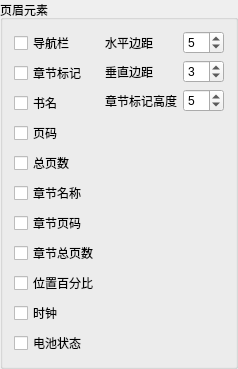
            <widget class="QGroupBox" name="groupBox">
             <property name="title">
              <string>页眉元素</string>
             </property>
             <layout class="QHBoxLayout" name="headerElementsHLayout">
              <item>
               <layout class="QVBoxLayout" name="verticalLayout_3">
                <item>
                 <widget class="QCheckBox" name="cbShowNavbar">
                  <property name="text">
                   <string>导航栏</string>
                  </property>
                 </widget>
                </item>
                <item>
                 <widget class="QCheckBox" name="cbShowChapterMarks">
                  <property name="text">
                   <string>章节标记</string>
                  </property>
                 </widget>
                </item>
                <item>
                 <widget class="QCheckBox" name="cbShowBookName">
                  <property name="text">
                   <string>书名</string>
                  </property>
                 </widget>
                </item>
                <item>
                 <widget class="QCheckBox" name="cbShowPageNumber">
                  <property name="text">
                   <string>页码</string>
                  </property>
                 </widget>
                </item>
                <item>
                 <widget class="QCheckBox" name="cbShowPageCount">
                  <property name="text">
                   <string>总页数</string>
                  </property>
                 </widget>
                </item>
                <item>
                 <widget class="QCheckBox" name="cbShowChapterName">
                  <property name="text">
                   <string>章节名称</string>
                  </property>
                 </widget>
                </item>
                <item>
                 <widget class="QCheckBox" name="cbShowChapterPageNumber">
                  <property name="text">
                   <string>章节页码</string>
                  </property>
                 </widget>
                </item>
                <item>
                 <widget class="QCheckBox" name="cbShowChapterPageCount">
                  <property name="text">
                   <string>章节总页数</string>
                  </property>
                 </widget>
                </item>
                <item>
                 <widget class="QCheckBox" name="cbShowPositionPercent">
                  <property name="text">
                   <string>位置百分比</string>
                  </property>
                 </widget>
                </item>
                <item>
                 <widget class="QCheckBox" name="cbShowClock">
                  <property name="text">
                   <string>时钟</string>
                  </property>
                 </widget>
                </item>
                <item>
                 <widget class="QCheckBox" name="cbShowBattery">
                  <property name="text">
                   <string>电池状态</string>
                  </property>
                 </widget>
                </item>
               </layout>
              </item>
              <item>
               <layout class="QFormLayout" name="headerMarginsFormLayout">
                <item row="0" column="0">
                 <widget class="QLabel" name="lblHeaderMarginH">
                  <property name="toolTip">
                   <string>页眉文字和进度条的左右边距</string>
                  </property>
                  <property name="text">
                   <string>水平边距</string>
                  </property>
                 </widget>
                </item>
                <item row="0" column="1">
                 <widget class="QSpinBox" name="sbHeaderMarginH">
                  <property name="toolTip">
                   <string>页眉文字和进度条的左右边距</string>
                  </property>
                  <property name="minimum">
                   <number>0</number>
                  </property>
                  <property name="maximum">
                   <number>50</number>
                  </property>
                  <property name="value">
                   <number>5</number>
                  </property>
                 </widget>
                </item>
                <item row="1" column="0">
                 <widget class="QLabel" name="lblHeaderMarginV">
                  <property name="toolTip">
                   <string>页眉内容的上下间距</string>
                  </property>
                  <property name="text">
                   <string>垂直边距</string>
                  </property>
                 </widget>
                </item>
                <item row="1" column="1">
                 <widget class="QSpinBox" name="sbHeaderMarginV">
                  <property name="toolTip">
                   <string>页眉内容的上下间距</string>
                  </property>
                  <property name="minimum">
                   <number>0</number>
                  </property>
                  <property name="maximum">
                   <number>20</number>
                  </property>
                  <property name="value">
                   <number>3</number>
                  </property>
                 </widget>
                </item>
                <item row="2" column="0">
                 <widget class="QLabel" name="lblNavbarHeight">
                  <property name="toolTip">
                   <string>导航栏上章节标记的高度</string>
                  </property>
                  <property name="text">
                   <string>章节标记高度</string>
                  </property>
                 </widget>
                </item>
                <item row="2" column="1">
                 <widget class="QSpinBox" name="sbNavbarHeight">
                  <property name="toolTip">
                   <string>导航栏上章节标记的高度</string>
                  </property>
                  <property name="minimum">
                   <number>3</number>
                  </property>
                  <property name="maximum">
                   <number>10</number>
                  </property>
                  <property name="value">
                   <number>5</number>
                  </property>
                 </widget>
                </item>
                <item row="3" column="0" colspan="2">
                 <spacer name="headerMarginsVSpacer">
                  <property name="orientation">
                   <enum>Qt::Orientation::Vertical</enum>
                  </property>
                  <property name="sizeHint" stdset="0">
                   <size>
                    <width>20</width>
                    <height>40</height>
                   </size>
                  </property>
                 </spacer>
                </item>
               </layout>
              </item>
             </layout>
            </widget>
